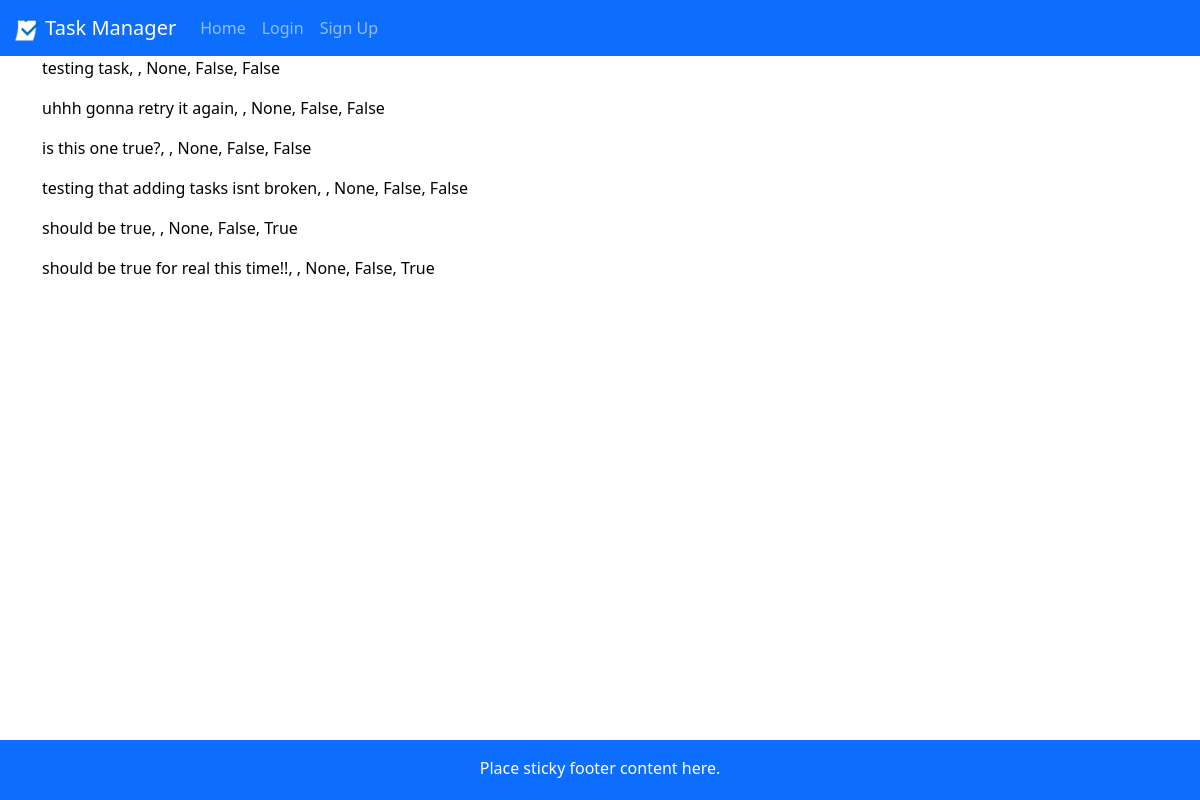
/view, run on the app's committed database.
### app.py (models this page shows, shortened)
class Task(db.Model):
    __tablename__ = 'Task'
    id = db.Column(db.Integer, primary_key = True)
    title = db.Column(db.String(100), nullable = False)
    description = db.Column(db.String(200), default = None)
    due_date = db.Column(db.Date, default = None)
    completed = db.Column(db.Boolean, default = False)
    task_status = db.Column(db.Boolean, default = False, nullable = False) # False = private, True = public (easier to implement when viewing user page)
    user_id = db.Column(db.String(36), db.ForeignKey('User.id'), nullable = False) # matches id in "User" class
    subtasks = db.relationship('Subtask', backref='task', lazy = True)

### app.py (the view)
@app.route("/view")
def view():
    return render_template("view.html", values=Task.query.all(), values2 = Subtask.query.all())

### app.py (called while the page is built)
@app.before_request
def check_user_existence():
    if "user" in session:
        user_lower = session["user"].lower()
        if not User.query.filter_by(user_lower=user_lower).first():
            session.pop("user", None)
            flash("Your account no longer exists. Please log in again.", "error")
            return redirect(url_for("login"))

### templates/view.html (shortened to what this page needs)
{% extends "layout.html" %}
{% block content %}
{% for item in values %}
<p>{{item.title}}, {{item.description}}, {{item.due_date}}, {{item.completed}}, {{item.task_status}}
    {{item.user_lower}}</p>
{% endfor %}
{% endblock %}

### templates/layout.html (shortened to what this page needs)
<!doctype html>
<html lang="en">
<head>
  <link rel="stylesheet" href="https://cdn.jsdelivr.net/npm/bootstrap@5.3.0-alpha1/dist/css/bootstrap.min.css">
  <link rel="stylesheet" type="text/css" href="{{ url_for('static', filename='style.css') }}">
</head>
<body>
  <nav class="navbar navbar-expand-lg navbar-dark bg-primary text-center">
    <a class="navbar-brand" href="/"><img src="{{ url_for('static', filename='task_manager_logo.png') }}"
        alt="Task Manager Logo" width="25" height="25"> Task Manager</a>
    <div class="collapse navbar-collapse" id="navbarText">
      <ul class="navbar-nav mr-auto">
        {% if session.get("user") %}
        <li class="nav-item">
          <a class="nav-link {% block add_status %}{% endblock %}" href="/add-task">Add Task</a>
        </li>
        <li class="nav-item">
          <a class="nav-link {% block user_status %}{% endblock %}" href="{{url_for("user_page",
            user=session["user"])}}">My Profile</a>
        </li>
        <li class="nav-item">
          <a class="nav-link {% block settings_status %}{% endblock %}" href="/settings">Settings</a>
        </li>
        <li class="nav-item">
          <a class="nav-link" href="/logout">Log Out</a>
        </li>
        {% else %}
        <li class="nav-item">
          <a class="nav-link {% block home_status %}{% endblock %}" href="/">Home</a>
        </li>
        <li class="nav-item">
          <a class="nav-link {% block login_status %}{% endblock %}" href="/login">Login</a>
        </li>
        <li class="nav-item">
          <a class="nav-link {% block signup_status %}{% endblock %}" href="/sign-up">Sign Up</a>
        </li>
        {% endif %}
      </ul>
    </div>
  </nav>
  <main class="flex-shrink-0">
    <div class="container">
      {% block content %}
      {% endblock %}
    </div>
  </main>
  <footer class="footer fixed-bottom mt-auto py-3 bg-primary">
    <div class="container">
      <span>Place sticky footer content here.</span>
    </div>
  </footer>
</body>
</html>

### static/style.css (style rules this page uses)
body { min-height: 100vh; display: flex; flex-direction: column; color: #000000 }
main { flex: 1; }
.navbar-brand { margin-left:15px !important; }
.footer { width: 100%; height: 60px; }
.footer .container { text-align: center; color: #ffffff }

### templates/layout.html (style rules this page uses)
html, body { height: 100%; margin: 0; }
body { display: flex; flex-direction: column; }
main { flex: 1; }
.footer { padding: 1rem; text-align: center; }

### data on the page
Task: title "testing task", due_date "None", completed "False", task_status "False"
Task: title "uhhh gonna retry it again", due_date "None", completed "False", task_status "False"
Task: title "is this one true?", due_date "None", completed "False", task_status "False"
Task: title "testing that adding tasks isnt broken", due_date "None", completed "False", task_status "False"
Task: title "should be true", due_date "None", completed "False", task_status "True"
Task: title "should be true for real this time!!", due_date "None", completed "False", task_status "True"
